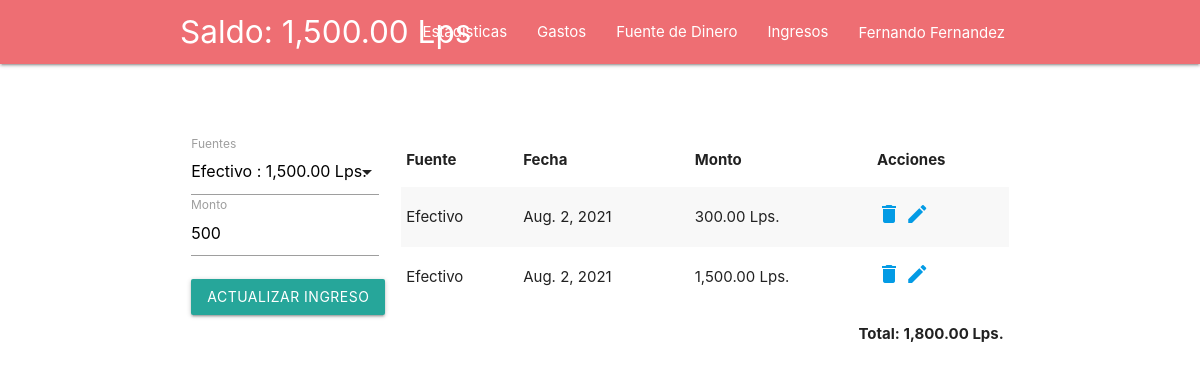
The app's page /ingresos/registrar/2/actualizar/ (signed in) with its own data.
### app_Clientes/models.py (models this page shows)
class Cliente(models.Model):
    Nombre  = models.CharField(max_length=25, blank=True, null=True)
    Apellido  = models.CharField(max_length=25, blank=True, null=True)
    Usuario = models.OneToOneField(User, on_delete=models.CASCADE, null=True, blank=True) #SE AGREGO DEVELOP_2
    class Meta:
        verbose_name = ("Cliente")
        verbose_name_plural =("Clientes")
    def __str__(self):
        return f"{self.Nombre} {self.Apellido}"

### app_Ingresos/models.py (models this page shows, shortened)
class Ingreso(models.Model):
    Fuente = models.ForeignKey('app_Fuente_Dinero.FuenteDinero',verbose_name=("Fuente") , on_delete=models.CASCADE, null=True, blank=True)
    Fecha_Registro = models.DateField()
    Monto= models.IntegerField()
    class Meta: verbose_name_plural = ("Ingresos")

### app_Fuente_Dinero/models.py (models this page shows, shortened)
class FuenteDinero(models.Model):
    Cliente = models.ForeignKey('app_Clientes.Cliente', verbose_name=("Cliente"), on_delete=models.CASCADE)
    Fecha_Registro = models.DateField()
    Fuente = models.CharField(max_length=25)
    Saldo = models.IntegerField()
    class Meta:
        verbose_name = ("Fuente de Dinero")
        verbose_name_plural =("Fuente de Dinero")

### app_Ingresos/views.py (the view)
# urls.py: path('registrar/<int:id>/actualizar/', views.actualizar_ingreso, name="actualizar_ingreso"),
@login_required
def actualizar_ingreso(request, id):
    ingreso = Ingreso.objects.get(pk=id)
    data = Ingreso.objects.filter(Fuente__Cliente__Usuario=request.user)
    data2 = FuenteDinero.objects.filter(Cliente__Usuario=request.user)
    Saldo = FuenteDinero.objects.filter(Cliente = request.user.cliente).aggregate(t=Sum('Saldo'))['t']
    Saldo = Saldo if Saldo else 0
    fuente_antigua = ingreso.Fuente
    monto_antiguo = ingreso.Monto
    TotalIngresos = Ingreso.objects.filter(Fuente__Cliente__Usuario=request.user).aggregate(t=Sum('Monto'))['t']
    TotalIngresos = TotalIngresos if TotalIngresos else 0
    if request.method == 'POST':
        idFuente = request.POST.get('fuente')
        monto = int(request.POST.get('monto'))
        fuente = FuenteDinero.objects.get(id=idFuente)
        if monto > 0:
            if fuente == ingreso.Fuente:
                if monto > monto_antiguo:
                    fuente.Saldo += monto - monto_antiguo
                    fuente.save()
                    ingreso.Fuente = fuente
                    ingreso.Monto = monto
                    ingreso.save()
                    messages.add_message(request, messages.ERROR, 'Su ingreso se ha actualizado.')
                elif monto < monto_antiguo:
                    fuente.Saldo -= monto_antiguo - monto
                    fuente.save()
                    ingreso.Fuente = fuente
                    ingreso.Monto = monto
                    ingreso.save()
                    messages.add_message(request, messages.ERROR, 'Su ingreso se ha actualizado.')
                elif monto == monto_antiguo:
                    ingreso.Fuente = fuente
                    ingreso.Monto = monto
                    ingreso.save()
                    messages.add_message(request, messages.ERROR, 'Su ingreso se ha actualizado.')
                else:
                    messages.add_message(request, messages.ERROR, 'El monto es insuficiente.')
            elif fuente != ingreso.Fuente:
                if fuente_antigua.Saldo > monto:
                    fuente_antigua.Saldo -= monto_antiguo
                    fuente.Saldo += monto
                    fuente_antigua.save()
                    fuente.save()
                    ingreso.Fuente = fuente
                    ingreso.Monto = monto
                    ingreso.save()
                    messages.add_message(request, messages.ERROR, 'Su ingreso se ha actualizado.')
                else:
                    messages.add_message(request, messages.ERROR, 'El monto de la cuenta actual es insuficiente')
            else:
                messages.add_message(request, messages.ERROR, 'Error desconocido')
        else:
            messages.add_message(request, messages.ERROR, 'Ingrese un monto mayor a 0.')
        return redirect(reverse('Ingresos:index'))
    else:
        ctx = {
            'Ingreso': data,
            'Fuente': data2,
            'IngresoActual': ingreso,
            'Saldo': Saldo,
            'TotalIngresos': TotalIngresos
        }
        return render(request, 'Ingresos/index.html', ctx)

### app_Ingresos/templates/ingresos/index.html (shortened to what this page needs)
{% extends "base.html" %}
{% load humanize %}
{% block container %}
    <div class="row" style="margin-top: 3%">
        <div class="col s12 l3">
            {% if IngresoActual %}
            <form action="{% url 'Ingresos:actualizar_ingreso' IngresoActual.id %}" method="post">
            {% else %}
            <form action="{% url 'Ingresos:registrar_ingreso' %}" method="post">
            {% endif %}
                <div class="mb-3">
                    <div class="input-field"  required autofocus>
                        <label>Fuentes</label>
                    </div>
                </div>
                <div>
                    <div class="input-field">
                        <input placeholder="Ingrese un monto" value="{{ IngresoActual.Monto }}" name="monto" pattern="[0-9]+"  id="monto" type="number" class="validate" required>
                        <label for="monto">Monto</label>
                    </div>
                </div>
                <div>
                    {% if IngresoActual %}
                    <input type="submit" class="btn btn-success" value="Actualizar Ingreso">
                    {% else %}
                    <input type="submit" class="btn btn-success" value="Registrar Ingreso">
                    {% endif %}
                </div>
            </form>
        </div>
        <div class="col s12 l9">
            <table class="striped">
                <thead>
                    <tr>
                        <th>Fuente</th>
                        <th>Fecha</th>
                        <th>Monto</th>
                        <th>Acciones</th>
                    </tr>
                </thead>
                <tbody>
                    {% for i in Ingreso %}
                    <tr>
                        <td>{{ i.Fuente.Fuente }}</td>
                        <td>{{ i.Fecha_Registro }}</td>
                        <td>{{ i.Monto|floatformat:2|intcomma}} Lps.</td>
                        <td class="text-center">
                            <a onclick="if (!confirm('Confirme la eliminacion')) return false;" href="{% url 'Ingresos:eliminar_ingreso' i.id i.Fuente.id i.Monto %}" class="text-danger"><i class="Small material-icons">delete</i></a>
                            <a href="{% url 'Ingresos:actualizar_ingreso' i.id %}" class="text-danger"><i class="Small material-icons">edit</i></a>
                        </td>
                    </tr>
                    {% empty %}
                    <tr>
                        <td colspan="5" class="text-danger text-center">No se encontraron resultados</td>
                    </tr>
                    {% endfor %}
                   {% if TotalIngresos > 0 %}
                    <tfoot>
                        <tr>
                            <td colspan="4" class="text-danger text-center">
                            <div class="right-align"><b>Total:
                                <span id="total">{{ TotalIngresos |floatformat:2|intcomma}} Lps.</span>
                                </b></div>
                            </td>
                        </tr>
                    </tfoot>
                   {% endif %}
                </tbody>
            </table>
        </div>
    </div>
{% endblock  %}
{% block saldo %}{{Saldo|floatformat:2|intcomma}} Lps{% endblock saldo %}

### global_templates/base.html (shortened to what this page needs)
{% load static %}
<!DOCTYPE html>
<html lang="en">
<head>
    <link rel="stylesheet" href="{% static 'global/css/materialize.min.css' %}">
    <link rel="stylesheet" href="{% static 'global/css/icon.css' %}">
    <link rel="stylesheet" href="{% static 'plugins/dataTable/datatables.min.css' %}">
</head>
<body>
   <nav>
    <div class="nav-wrapper container">
      <a href="/" class="brand-logo">Saldo: {% block saldo %}{% endblock saldo %}</a>
      <ul class="right hide-on-med-and-down">
        <li><a href="/">Estadisticas</a></li>
        <li><a href="{% url 'Gastos:index' %}">Gastos</a></li>
        <li><a href="{% url 'FuenteDinero:index' %}">Fuente de Dinero</a></li>
        <li><a href="{% url 'Ingresos:index' %}">Ingresos</a></li>
        <li><a class="waves-effect waves-light modal-trigger" href="#modal1">{{request.user.cliente}}</a></li>
      </ul>
    </div>
  </nav>
    <div class="container">
    <br>
    <br>
      {% block container %}
      {% endblock container %}
    </div >
</body>
</html>

### records on screen
Ingreso: monto "500"
Ingreso: Fuente.Fuente "Efectivo", Fecha_Registro "Aug. 2, 2021", Monto "300.00"
Ingreso: Fuente.Fuente "Efectivo", Fecha_Registro "Aug. 2, 2021", Monto "1,500.00"

### other values on screen
{{ Saldo|floatformat:2|intcomma }} "1,500.00"
{{ request.user.cliente }} "Fernando Fernandez"
{{ TotalIngresos |floatformat:2|intcomma }} "1,800.00"
